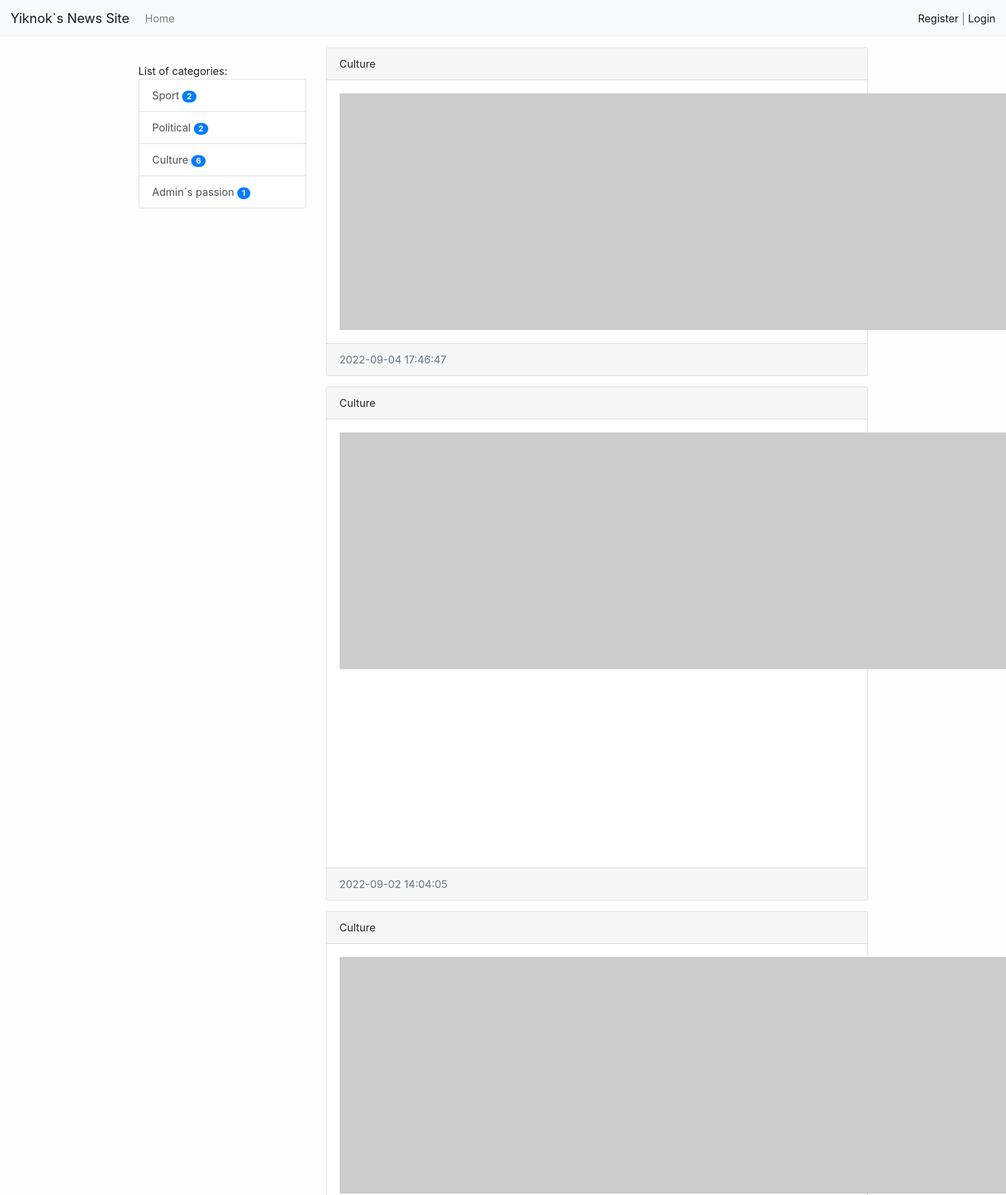
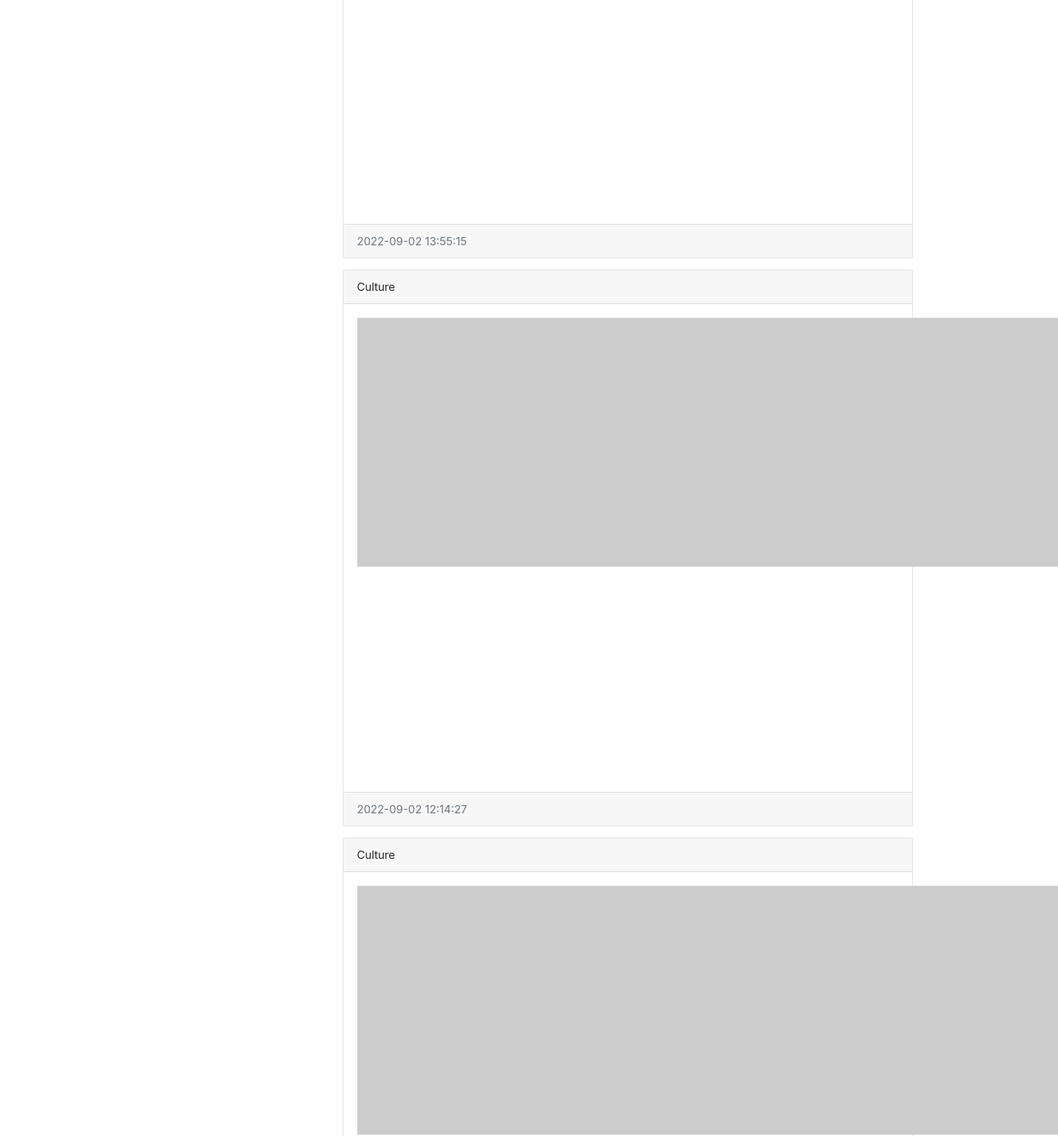
Screenshot of /category/3/ (upper part) with the database file from the repository (2 pictures, top to bottom).
### news/models.py (models this page shows, shortened)
class Category(models.Model):
    title = models.CharField(max_length=150, db_index=True, verbose_name='Category title')
    def get_absolute_url(self):
        return reverse('category',kwargs={'category_id':self.pk})
    class Meta:
        verbose_name = 'Category'
        verbose_name_plural = 'Categories'
        ordering = ['title']

class News(models.Model):
    title = models.CharField(max_length=150, verbose_name='News Title')
    content = models.TextField(blank=True, verbose_name='News Content')
    created_at = models.DateTimeField(auto_now_add=True, verbose_name='Created At:')
    updated_at = models.DateTimeField(auto_now=True, verbose_name='Last Update:')
    photo = models.ImageField(upload_to='photos/%Y/%m/%d', blank=True, verbose_name='Photo')
    is_published=models.BooleanField(default=True,verbose_name='Published')
    category = models.ForeignKey('Category', on_delete=models.PROTECT, verbose_name='News Category')
    views = models.IntegerField(default=0)
    def get_absolute_url(self):
        return reverse('view_news',kwargs={'pk':self.pk})
    class Meta:
        verbose_name = 'News'
        verbose_name_plural = 'News'
        ordering = ['-created_at']

### news/views.py (the view)
# urls.py: path('category/<int:category_id>/', CategoryNews.as_view(), name='category'),
class CategoryNews(MyMixin, ListView):
    model = News
    template_name = 'news/class_category.html'
    context_object_name = 'news'
    allow_empty = False
    def get_context_data(self, *, object_list=None, **kwargs):
        context = super().get_context_data(**kwargs)
        context['title'] = self.get_upper(Category.objects.get(pk=self.kwargs['category_id']))
        return context
    def get_queryset(self):
        return News.objects.filter(category_id=self.kwargs['category_id'], is_published=True).select_related('category')

### news/templatetags/news_tags.py (called while the page is built)
@register.simple_tag()
def get_categories():
    return Category.objects.all()

@register.inclusion_tag('news/list_categories.html')
def show_categories(arg1, arg2):
    categories = Category.objects.annotate(cnt=Count('news',filter=F('news__is_published'))).filter(cnt__gt=0)
    return {'categories': categories, 'arg1': arg1, 'arg2': arg2}

### news/utils.py (called while the page is built)
    def get_upper(self, string):
        if isinstance(string, str):
            return string.upper()
        else:
            return string.title.upper()

### news/templates/news/class_category.html (shortened to what this page needs)
{%extends 'base.html'%}
{%block sidebar%}
{%include 'inc/_sidebar.html'%}
{%endblock%}
{%block content%}
{% for item in news%}
<div class="card mb-3">
    <div class="card-header">
        {{item.category.title}}
    </div>
    <div class="card-body">
        <div class="media">
            {%if item.photo%}
            <img src="{{item.photo.url}}" width="360" class="mr-3">
            {%else%}
            <img src="https://picsum.photos/id/1060/360/205?blur=2" class="mr-3">
            {%endif%}
        </div>
    </div>
    <div class="card-footer text-muted">
        {{item.created_at | date:'Y-m-d H:i:s'}}
    </div>
</div>
{%endfor%}
{%endblock%}

### news/templates/news/list_categories.html
<div class="list-group">
    {{arg1}} {{arg2}}
    {%for item in categories%}
    <a href="{{item.get_absolute_url}}" class="list-group-item list-group-item-action">{{item.title}}     <span class="badge badge-primary badge-pill">{{item.cnt}}</span>
</a>
    {%endfor%}
</div>

### djangoPractice/static/css/style.css (style rules this page uses)
body { background-color : #fefefe; }

### rows the page displays
Category: title "Sport", cnt "2"
Category: title "Political", cnt "2"
Category: title "Culture", cnt "6"
Category: title "Admin`s passion", cnt "1"
News: category "Culture", created_at "2022-09-04 17:46:47"
News: category "Culture", created_at "2022-09-02 14:04:05"
News: category "Culture", created_at "2022-09-02 13:55:15"
News: category "Culture", created_at "2022-09-02 12:14:27"
News: category "Culture"

### other values shown
{{ arg1 }} "List of"
{{ arg2 }} "categories:"
